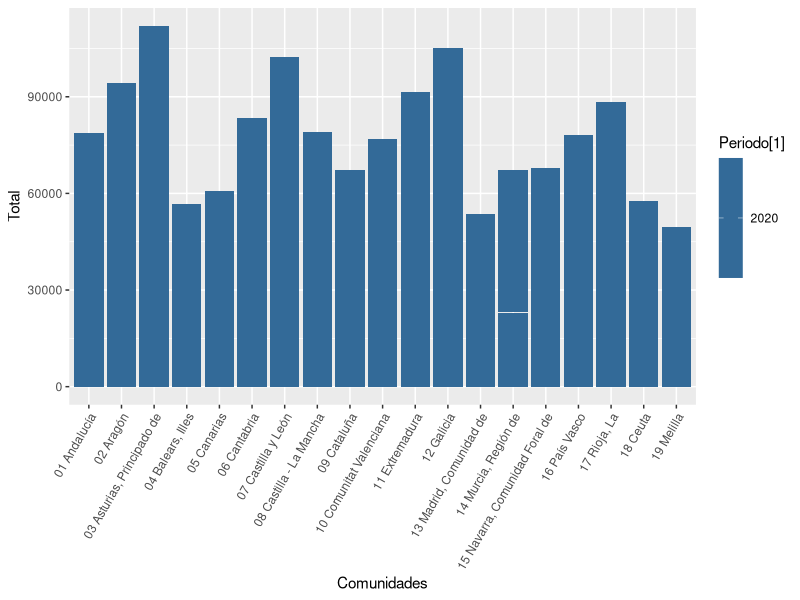
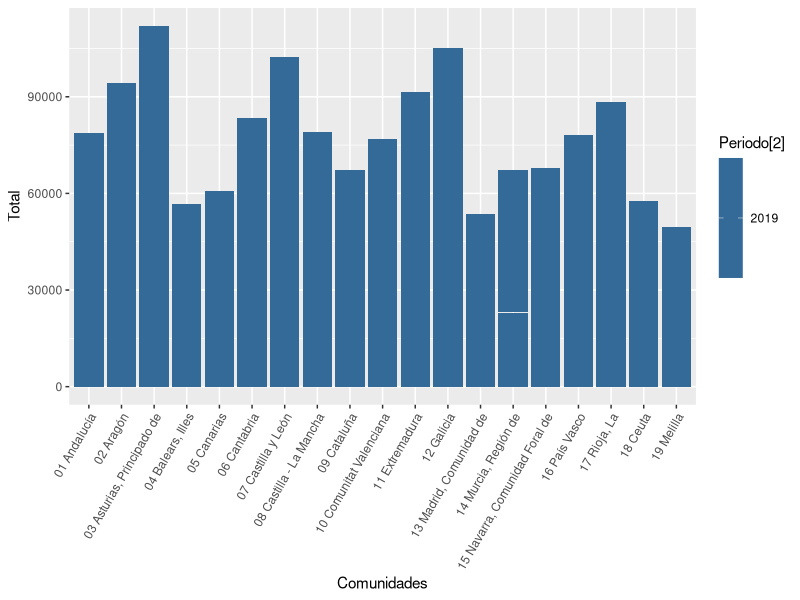
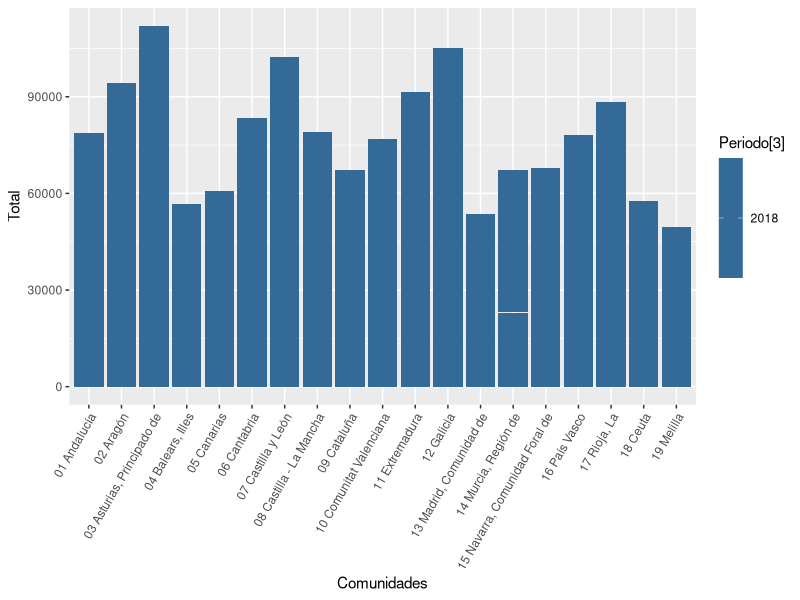
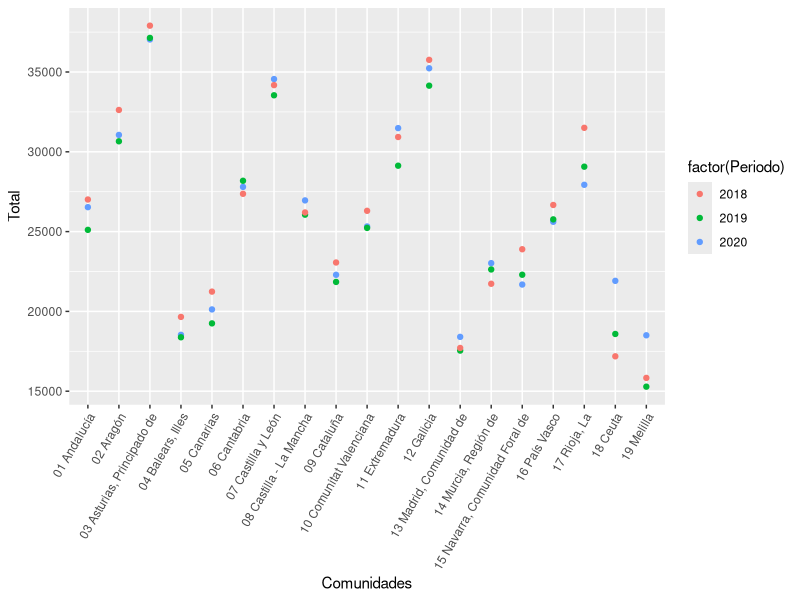
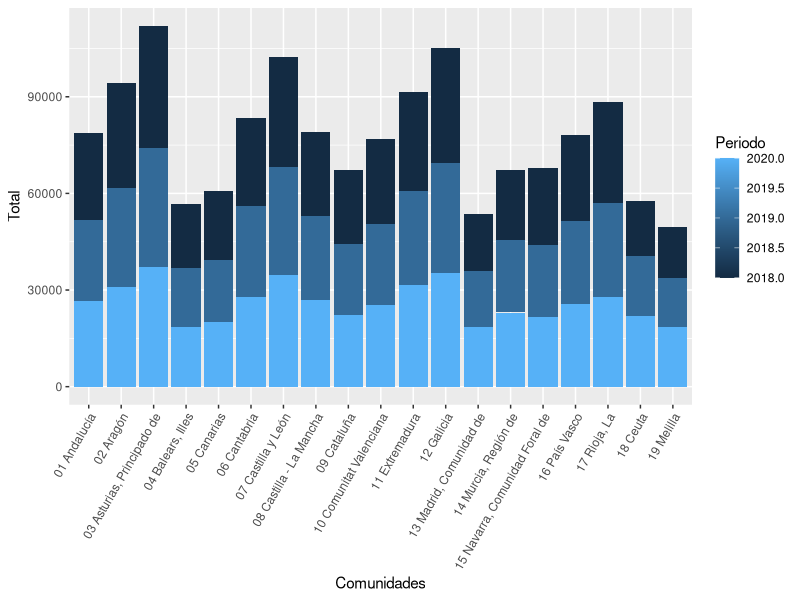

These charts were generated, in order, by the following R code:
library(readr)
enf_cardio2_0 <- read_delim("INPUT.DATA/enf_cardio2.0.csv", 
                            delim = ";", escape_double = FALSE, trim_ws = TRUE)
View(enf_cardio2_0)

#Los datos de la tabla vienen en tantos por 100.000

str(enf_cardio2_0)

library(dplyr)
datos <- select(enf_cardio2_0, 'Causa de defunción', 'Comunidades y Ciudades Autónomas', 'Periodo', 'Total')

colnames(datos) <- c ('Causa_Defuncion' , 'Comunidades' , 'Periodo' , 'Total')
str(datos)

library(tidyverse)

#grafica 2020
ggplot(datos, aes(x = Comunidades, y = Total, fill = Periodo[1])) +
  geom_bar(stat = 'identity') +
  theme(axis.text.x = element_text(angle = 60, vjust = 1, hjust = 1))

#gráfica 2019
ggplot(datos, aes(x = Comunidades, y = Total, fill = Periodo[2])) +
  geom_bar(stat = 'identity') +
  theme(axis.text.x = element_text(angle = 60, vjust = 1, hjust = 1))

#gráfica 2018
ggplot(datos, aes(x = Comunidades, y = Total, fill = Periodo[3])) +
  geom_bar(stat = 'identity') +
  theme(axis.text.x = element_text(angle = 60, vjust = 1, hjust = 1))

#grafica dispersión todos los datos
final <-  ggplot(datos, aes(x = Comunidades , y = Total)) +
  geom_point(aes (colour = factor(Periodo))) +
  geom_smooth() +
  theme(axis.text.x = element_text(angle = 60, vjust = 1, hjust = 1)) 

final

ggplot(datos, aes(x = Comunidades, y = Total, fill = Periodo)) +
  geom_bar(stat = 'identity') +
  theme(axis.text.x = element_text(angle = 60, vjust = 1, hjust = 1))
  
